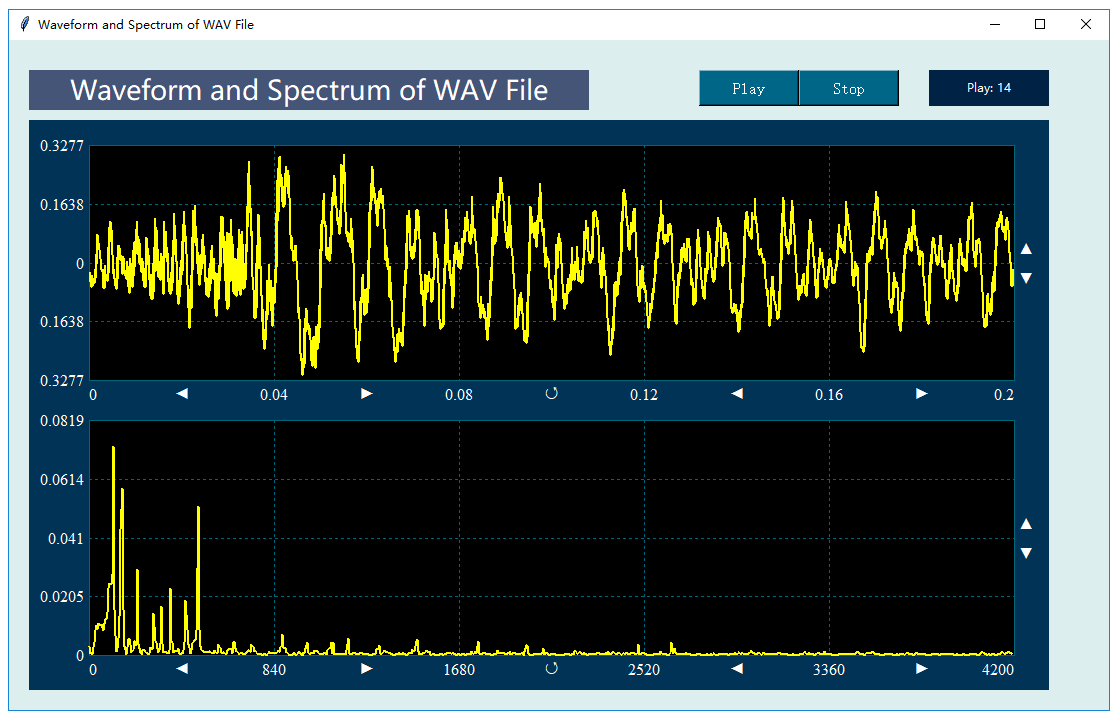

This chart was generated by the following Python code:
#===This Frame is generated by DRPython ===============================
import sys
import os
import drvi.drviAppendPath as mPath
mPath.appendPythonPath()
#=================================================

import tkinter as tk
import numpy as np
from scipy.fftpack import fft,ifft
import matplotlib.pyplot as plt
import numpy as np
import drvi.drviDSP as dsp
import drvi.drviControlls as dr
import drvi.drviSimpleAudio as ply

#=========================================
def setValue2DX(dx,x):
 CH=x.ndim
 if CH==2:x=x[:,0] #立体声，取一通道数据
 mPlotF.setValue2DX(dx,x)
 mFs=1/dx
 mLen=len(x)
 [mFre,mAmp]=dsp.AmpSpetrum(mLen,mFs,x)
 df=mFs/mLen
 mPlot1F.setValue2DX(df,mAmp)

        
#==Main Window=====================
win= tk.Tk()
sWOld=1920
sHOld=1080
sWidth=win.winfo_screenwidth()
sHeight=win.winfo_screenheight()
wRate=sWidth/sWOld
hRate=sHeight/sHOld
winWidth=int(1100*wRate)
winHeight=int(670*hRate)
x=(sWidth-winWidth)/2;
y=(win.winfo_screenheight()-winHeight)/2
win.geometry("%dx%d+%d+%d" %(winWidth,winHeight,x,y))
win.config(bg="#ddeeee")
win.wm_title('Waveform and Spectrum of WAV File')


#==Layout of controls=====================
mLab1=dr.DRLabelX(win,20*wRate,30*hRate,560*wRate,40*hRate,'#445577','#ffffff','Waveform and Spectrum of WAV File',20)
dr.DRLabelX(win,20*wRate,80*hRate,1020*wRate,570*hRate,'#003355','#ffffff','',20)
mHBut2=dr.DRHButtonGroup(win,690*wRate,30*hRate,200*wRate,36*hRate,'#006688','#ffffff','Play,Stop',2,0)
mPlay=ply.DRPlay(win,920*wRate,30*hRate,120*wRate,36*hRate,'#002244','#ffffff')
mPlotF=dr.DRPlotFast(win,30*wRate,90*hRate,1000*wRate,280*hRate,'#003355','#000000','#ffffff','#006677','#ffff00',12,0,0.2,-1,1,0,0)
mPlot1F=dr.DRPlotFast(win,30*wRate,365*hRate,1000*wRate,280*hRate,'#003355','#000000','#ffffff','#006677','#ffff00',12,0,6000,0,0.25,0,0)
#====================================
mHBut2.addCallBackSingle(mPlay.setValueSingle)
mPlay.addCallBack2DX(setValue2DX)

#==Main Loop=====================
win.mainloop()

#==End of APPp=====================
